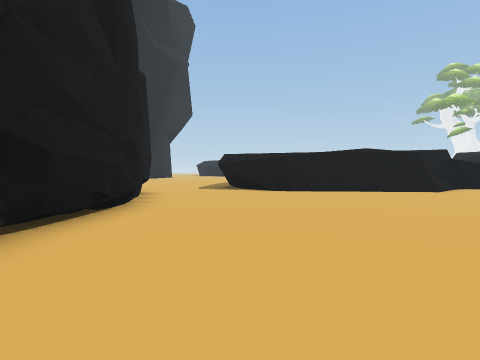
View 1 (above)

24 first-person views from a walk through a 3-D level made in the Unity game engine. The camera is 1.4 m above the floor, tilts 2° down and sees 80° across. The floor is counted in squares, 2 m on a side. Each view is taken from the middle of a square. On the plan, view 1 faces up. The plan holds only what a view shows up to about 10 squares ahead; the rest is blank. The place goes on beyond the plan. The player is left out. Some surface patterns are stand-ins.

View 2
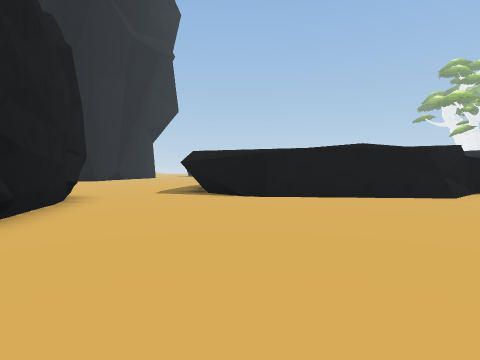

View 3
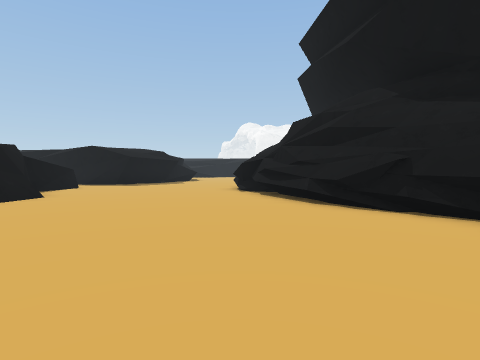

View 4
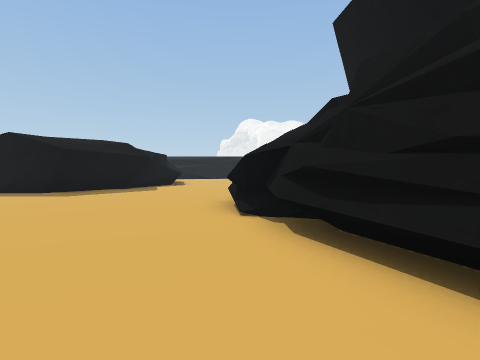

View 5
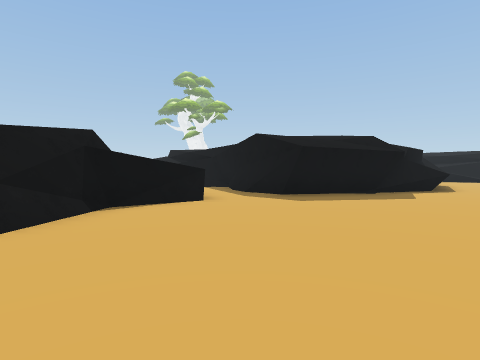

View 6
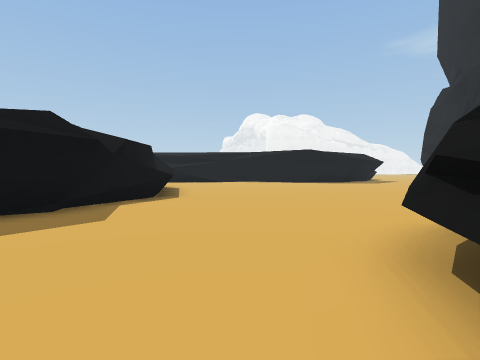

View 7
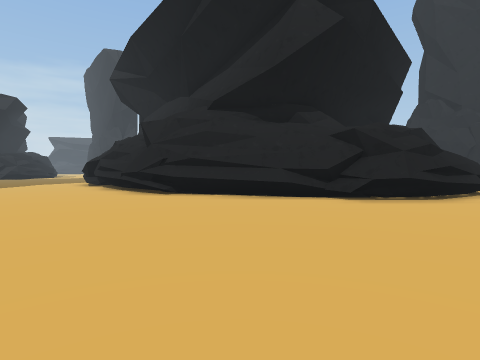

View 8
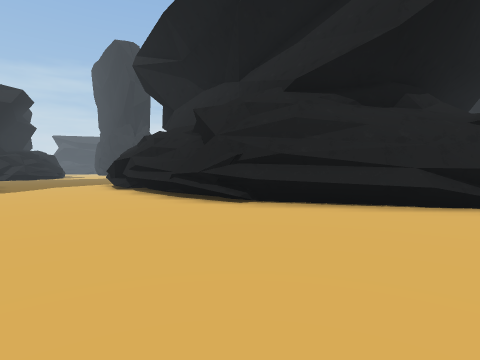

View 9
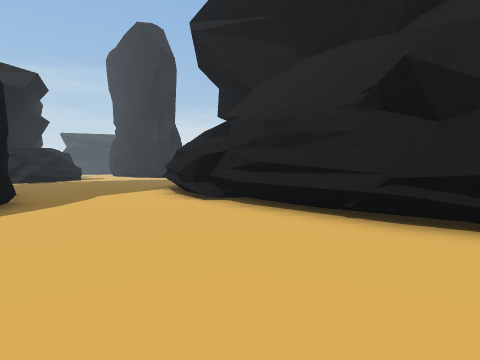

View 10
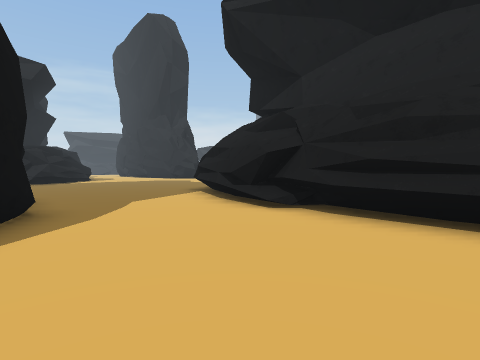

View 11
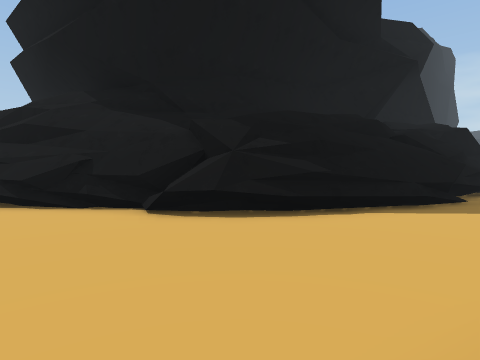

View 12
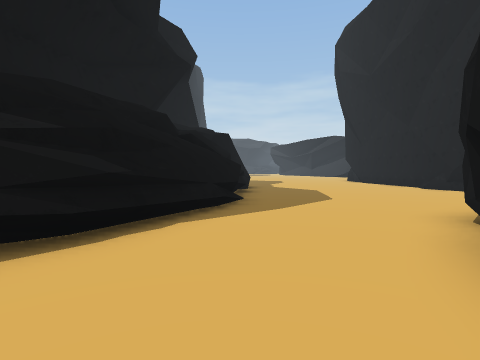

View 13
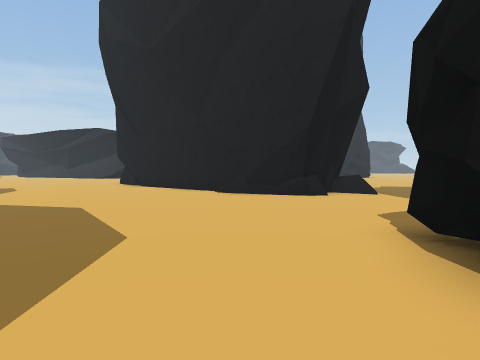

View 14
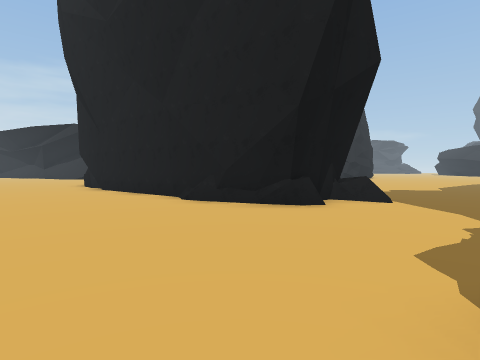

View 15
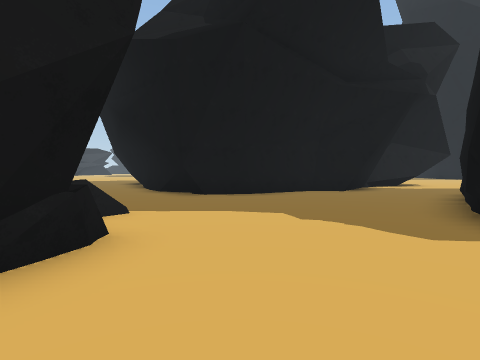

View 16
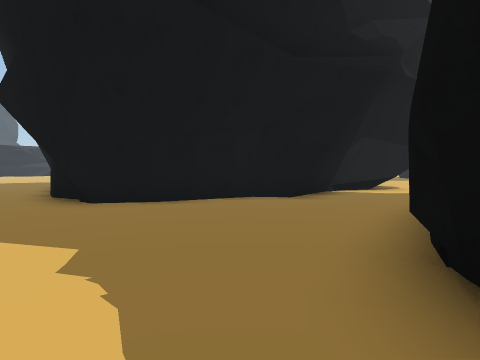

View 17
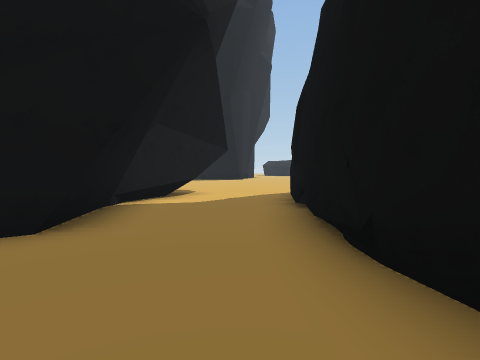

View 18
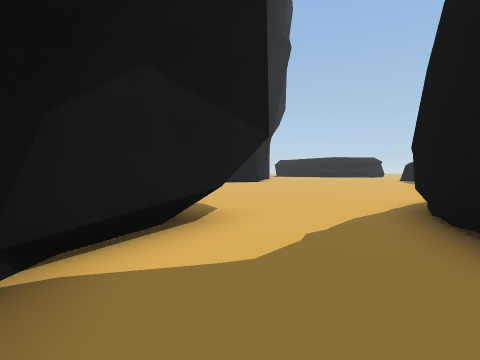

View 19
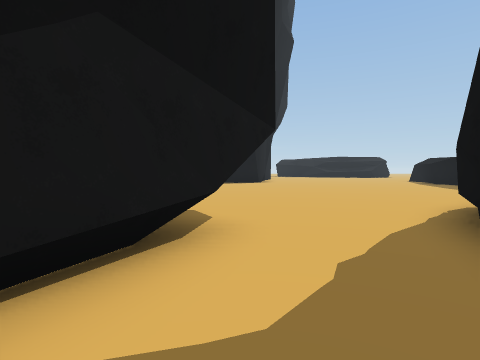

View 20
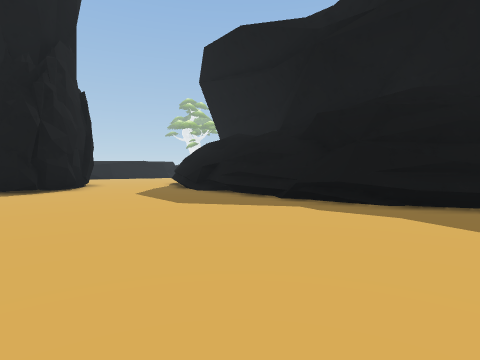

View 21
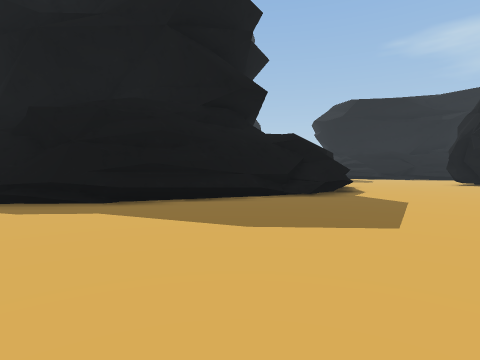

View 22
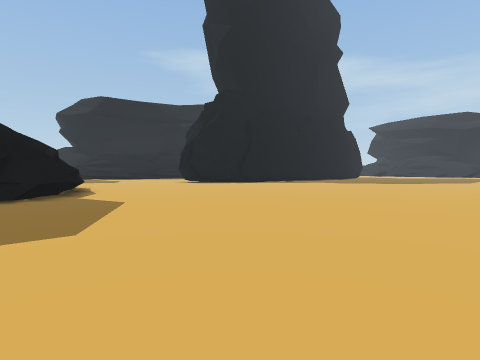

View 23
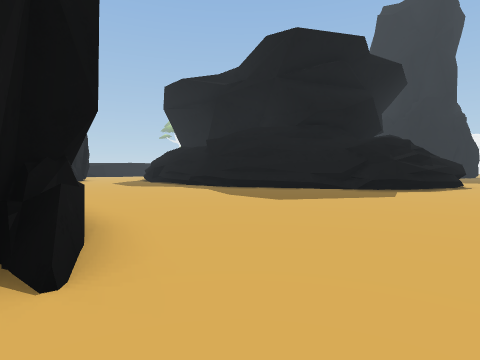

View 24
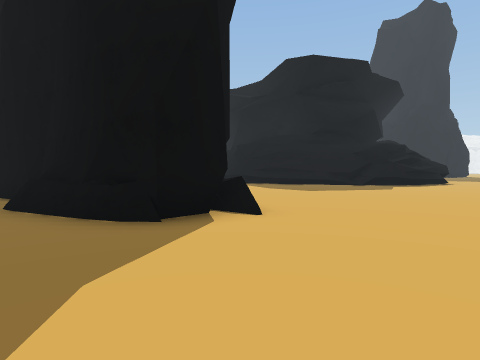

### Floor plan
Key: @ floor where view 1 was taken; # wall or solid block; x gap in a wall; . floor; = window, fence, low wall or low ledge; ^ raised ledge; O other object.
Columns run from 13 left of view 1 to 20 right of it. Each row starts with its distance up from view 1.
 10     .....x....#######.....#
  9     ....  #.......==......###
  8    ##..#  #.................###
  7    #...#  #...................#^^.
  6   ##..##  ##......................
  5   #...#    #......................
  4   ##..#   ##..........###.........
  3   ##..#   #........#### ###.......
  2   #...#    .......##      #.......
  1  ##...#    ....=###       ##......
  0  #....## ##..@###          #......
 -1 ##.....###...##            ##.....
 -2 #......###...#              ##....
 -3 .............#              ##....
 -4 ............##               #....
 -5 ..=.........#                #....
 -6   =##.......#                #....
 -7     ##......#               ##....
 -8      #......#               ##....
 -9      #......#               ##...#
-10      #......#               #....#
-11      #......#              ##....O
-12   #  #......##             #....OO
-13   #  #.......#             #....#O
-14   #  #.......##             .....
-15   #  #........#              ...
-16  .####........^#              ..
-17  ..###........###
-18  ...............##
-19  .................
-20  ................
-21  ................
-22        ....... ..
-23        ......
-24        .....
-25        ....
-26        ...
-27        ..

Where each view was taken, in squares from view 1:
view 1: 0 up, 0 right, facing up
view 2: 2 up, 1 right, facing up
view 3: 4 up, 1 left, facing right
view 4: 4 up, 4 right, facing right
view 5: 5 up, 6 right, facing up-right
view 6: 5 up, 10 right, facing right
view 7: 5 up, 20 right, facing down-left
view 8: 2 up, 20 right, facing down-left
view 9: 3 down, 20 right, facing down-left
view 10: 5 down, 20 right, facing down-left
view 11: 3 up, 2 left, facing down-right
view 12: 2 up, 1 left, facing down
view 13: 2 down, 2 left, facing down-left
view 14: 3 down, 4 left, facing down-left
view 15: 7 down, 6 left, facing up-left
view 16: 4 down, 6 left, facing up-left
view 17: 1 down, 8 left, facing up
view 18: 3 up, 9 left, facing up
view 19: 4 up, 9 left, facing up
view 20: 13 down, 7 left, facing up-right
view 21: 14 down, 7 left, facing right
view 22: 15 down, 7 left, facing down-right
view 23: 20 down, 9 left, facing up-right
view 24: 21 down, 12 left, facing up-right
